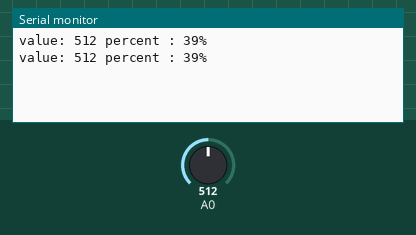
Recording of a sketch running on a simulated Arduino Uno, built with avr-gcc and run on an emulated ATmega328P. On the bench: the last lines printed to the serial monitor. The test bench sets the inputs (shaded band); at power-on: A0 = 512.

Above: at 1.8 s.
1.9 s: A0 set to 716
At 2.8 s:
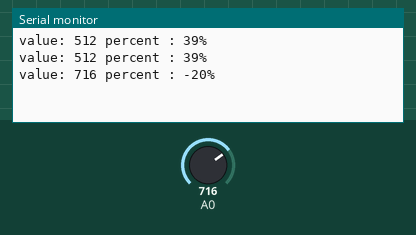
3.4 s: A0 set to 900
At 4.7 s:
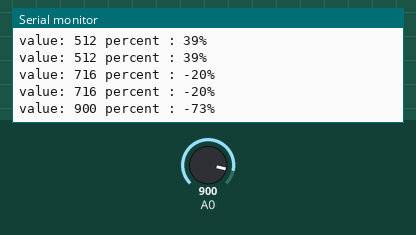
Timing chart, 0 to 6.4 s (numbered marks = the images above; inputs shaded):
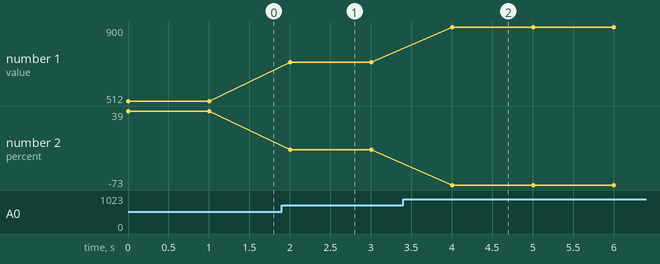

The sketch:

Sensor_kelembapan_tanah_v1.2.ino
```cpp
const int dry = 645; // value for dry sensor
const int wet = 300; // value for wet sensor

void setup() {
  Serial.begin(9600);
}

void loop() {
  int sensorVal = analogRead(A0);

  int percentageHumididy = map(sensorVal, wet, dry, 100, 0);

  Serial.println("value: " + String(sensorVal) + " percent : " + String(percentageHumididy) + "%");

  delay(1000);
}


// SENSOR : NodeMCU
// ================
// GND  : GND
// VCC  : 3V
// AOUT : A0 (wajib analog, deklarasikan)
```

Measured:
- after the input at 1.9 s, the serial monitor: prints a new line after 0.10 s (image 1)
- after the input at 3.4 s, the serial monitor: prints a new line after 0.60 s (image 2)
- plotted number 1: 512 → 716 after the input at 1.9 s, 716 → 900 after the input at 3.4 s
- plotted number 2: 39 → -20 after the input at 1.9 s, -20 → -73 after the input at 3.4 s
